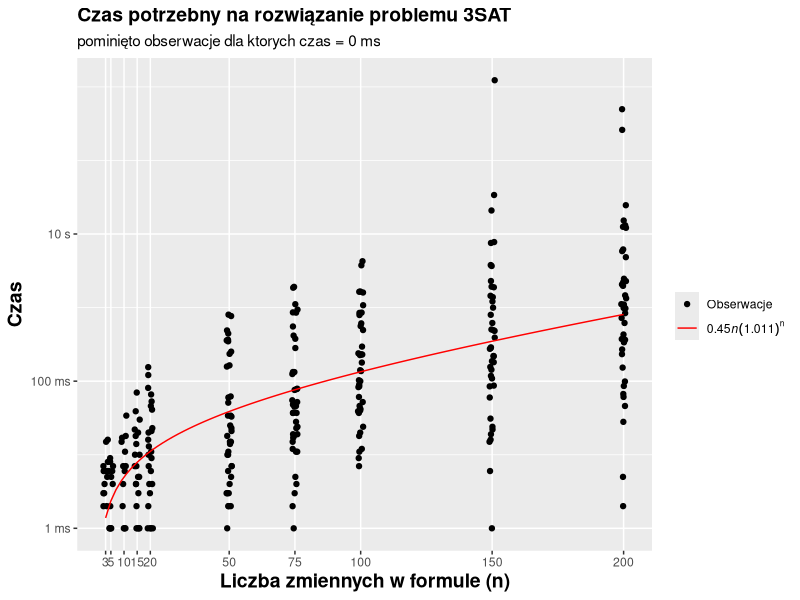

Reproduce this figure in R.
library(magrittr)

table <- read.csv2("./dane/results.csv")

table$result <- as.logical(table$result)

my_tibble <- tibble::tibble(table) %>% 
  dplyr::filter(timeMs > 0) # Usuwam te, co nie daja zadnej informacji, bo byly zbyt krotkie

summary(my_tibble)


lm(log10(timeMs) - log10(variables) ~ variables, data = my_tibble)

a_log10 <- -0.350414
c_log10 <- 0.004781

time_estimate <- function(n, a_log10 = -0.350414, c_log10 = 0.004781){
  (10^a_log10)*n*((10^c_log10)^n)
}


g <- my_tibble %>% 
  ggplot2::ggplot(ggplot2::aes(variables, timeMs)) +
  ggplot2::geom_jitter(ggplot2::aes(color = "Data Points"), width = 1) +
  ggplot2::scale_y_log10(breaks = c(1, 100, 10000), labels = c("1 ms", "100 ms", "10 s")) +
  ggplot2::scale_x_continuous(breaks = unique(my_tibble$variables)) +
  ggplot2::geom_function(ggplot2::aes(color = "Time Estimate"), fun = time_estimate) +
  ggplot2::ggtitle("Czas potrzebny na rozwiązanie problemu 3SAT") +
  ggplot2::xlab("Liczba zmiennych w formule (n)") + ggplot2::ylab("Czas") +
  ggplot2::labs(colour = "", subtitle = "pominięto obserwacje dla ktorych czas = 0 ms") +
  ggplot2::scale_color_manual(
    labels = c("Obserwacje",
               expression(0.45 * italic("n") * (1.011)^n)),
    values = c("black", "red")
  ) +
  ggplot2::theme(
    plot.title = ggplot2::element_text(size=14, face="bold"),
    axis.title.x = ggplot2::element_text(size=14, face="bold"),
    axis.title.y = ggplot2::element_text(size=14, face="bold"),
    panel.grid.minor.x = ggplot2::element_blank()
  )

g

ggplot2::ggsave("wykres_czasu.png", g, width = 11, height = 5)



# Wielkosc

# najdluzej liczacy sie problem
my_tibble[my_tibble$timeMs > 1231840,]

median(my_tibble[my_tibble$variables == 100,]$timeMs) # 120
median(my_tibble[my_tibble$variables == 150,]$timeMs) # 285
median(my_tibble[my_tibble$variables == 200,]$timeMs) # 994


max(my_tibble[my_tibble$variables == 100,]$timeMs) # 4271




